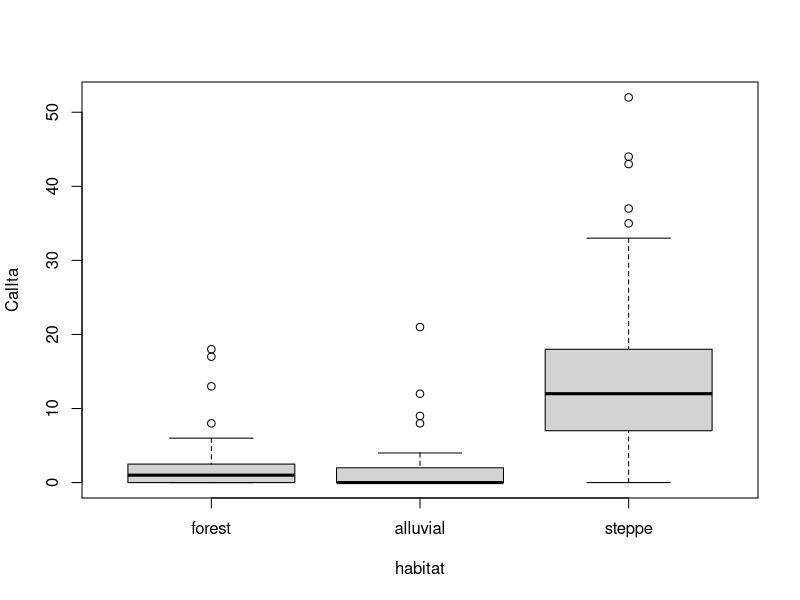
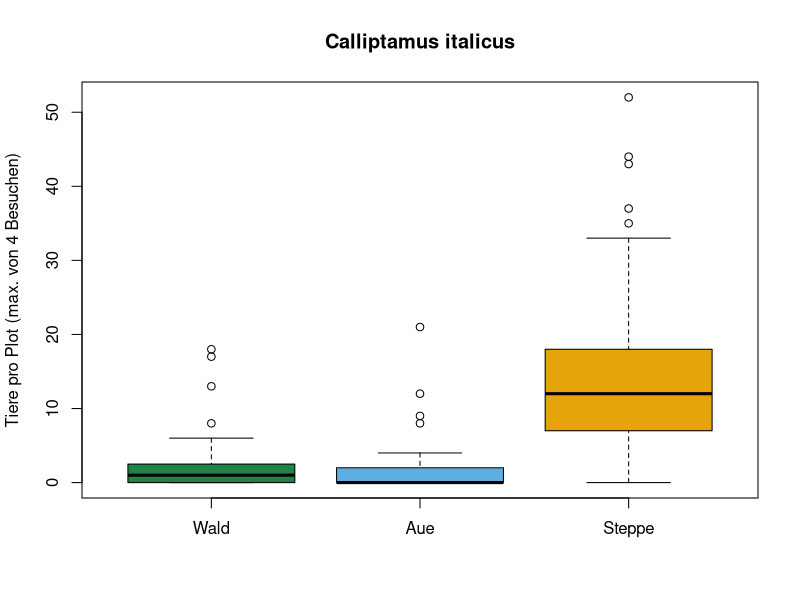
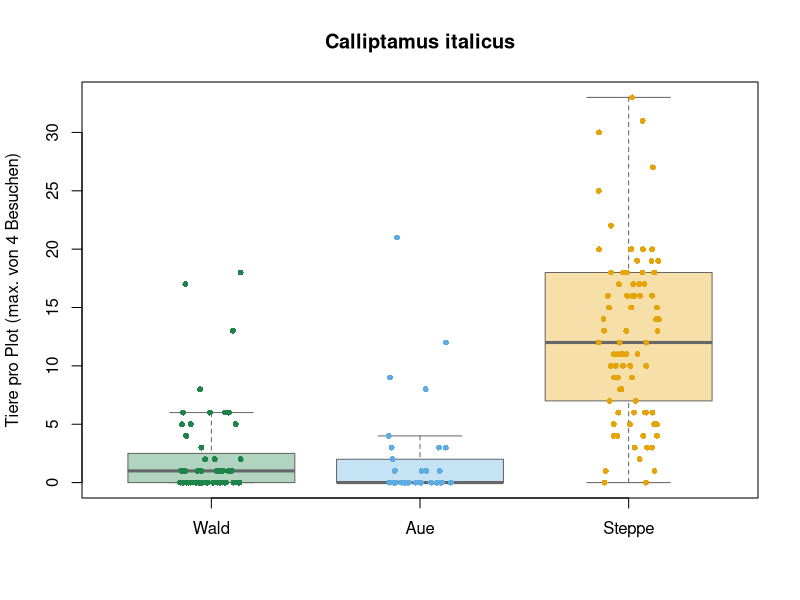
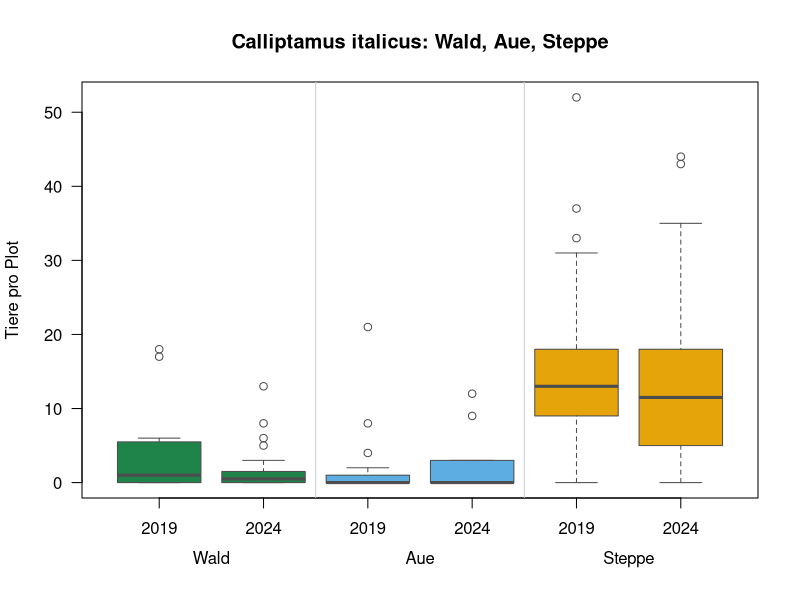
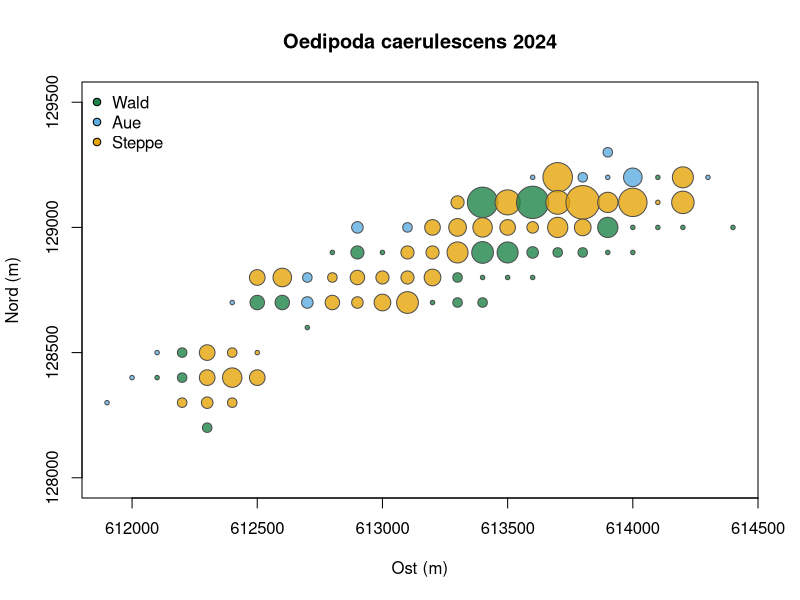
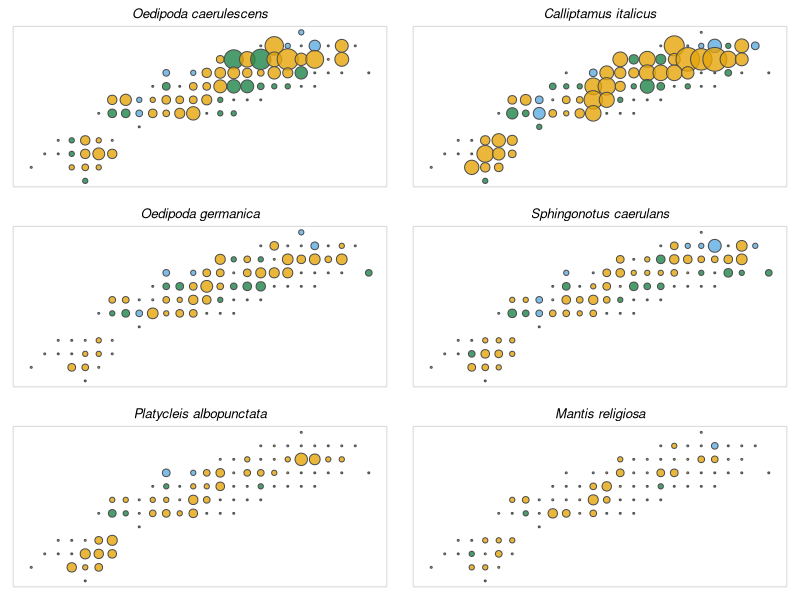
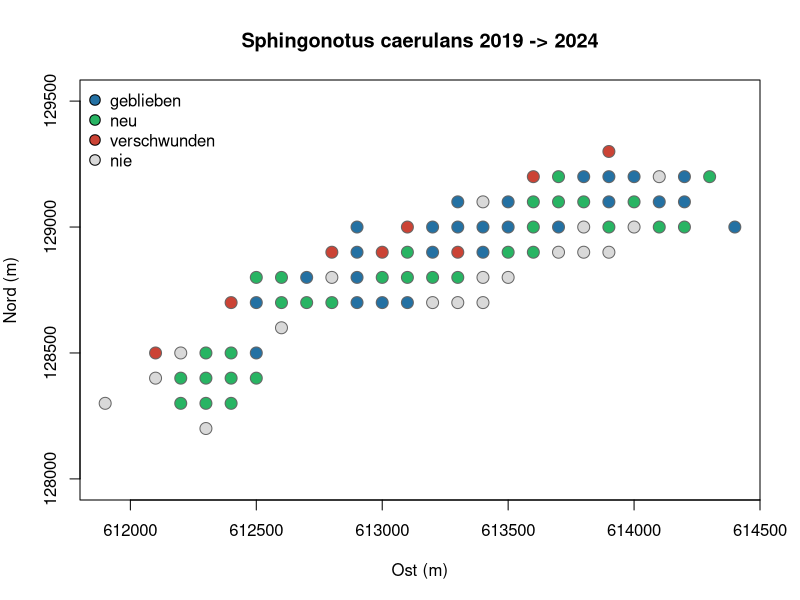
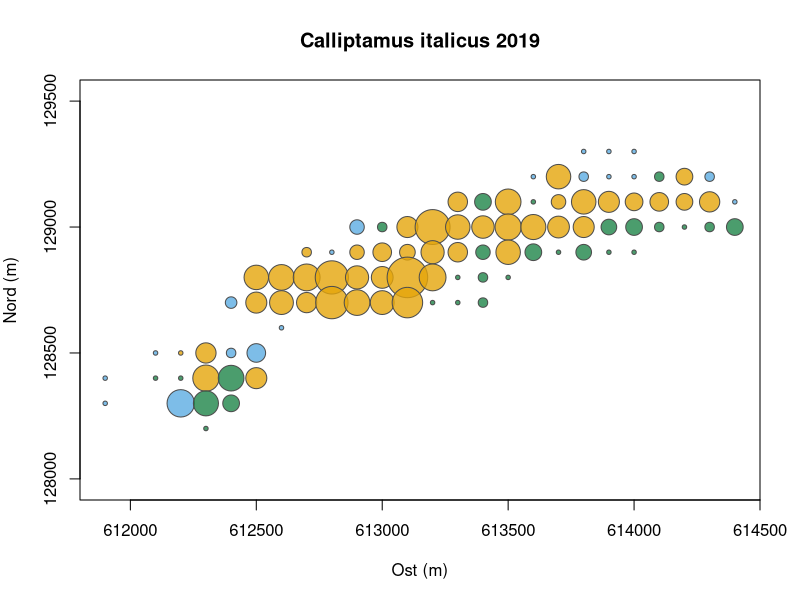

Generate these figures, in order, with R:
## ---- chunk 1
#| code-fold: true
#| code-summary: "Code aus Woche 12 (ausführen)"
roh19 <- read.csv("data/rottensand_2019.csv")
roh24 <- read.csv("data/rottensand_2024.csv")

arten <- c("OedCae", "CalIta", "OedGer", "SphCae", "PlaAlb", "ManRel")
namen <- c(OedCae = "Oedipoda caerulescens", CalIta = "Calliptamus italicus",
           OedGer = "Oedipoda germanica", SphCae = "Sphingonotus caerulans",
           PlaAlb = "Platycleis albopunctata", ManRel = "Mantis religiosa")

max_besuch <- function(d, art) {
  zaehlung <- d[, paste0(art, 1:4)]
  apply(zaehlung, 1, function(x) if (all(is.na(x))) NA else max(x, na.rm = TRUE))
}

aufbereiten <- function(roh, jahr) {
  d <- roh[roh$quarter == "tot" & !is.na(roh$temp1), ]
  kurz <- data.frame(plot = d$plot, jahr = jahr, x = d$Xcoo, y = d$Ycoo,
                     habitat = d$habitat.type, temp = d$temp1,
                     boden = d$soil, gras = d$grass, kraut = d$forb,
                     kies = d$gravel, stein = d$stone + d$rock,
                     baum = d$canopy, deckung = d$cover.sum,
                     team = d$observ1)
  for (a in arten) kurz[[a]] <- max_besuch(d, a)
  kurz
}

k19 <- aufbereiten(roh19, 2019)
k24 <- aufbereiten(roh24, 2024)
beide <- merge(k19, k24, by = "plot", suffixes = c("_2019", "_2024"))
alle  <- rbind(k19, k24)

# Nur die drei grossen Lebensräume
drei <- alle[alle$habitat %in% c("alluvial", "forest", "steppe"), ]
drei$habitat <- factor(drei$habitat, levels = c("forest", "alluvial", "steppe"))

hab_farben <- c(forest = "#1e8449", alluvial = "#5dade2", steppe = "#e5a50a")
## ---- chunk 2
#| fig-height: 4
#| fig-width: 6
boxplot(CalIta ~ habitat, data = drei)
## ---- chunk 3
#| fig-height: 4
#| fig-width: 6
boxplot(CalIta ~ habitat, data = drei,
        col = hab_farben,
        names = c("Wald", "Aue", "Steppe"),
        xlab = "", ylab = "Tiere pro Plot (max. von 4 Besuchen)",
        main = "Calliptamus italicus")
## ---- chunk 4
#| fig-height: 4
#| fig-width: 6
boxplot(CalIta ~ habitat, data = drei,
        col = adjustcolor(hab_farben, alpha.f = 0.35), border = "grey40",
        names = c("Wald", "Aue", "Steppe"), outline = FALSE,
        xlab = "", ylab = "Tiere pro Plot (max. von 4 Besuchen)",
        main = "Calliptamus italicus")
stripchart(CalIta ~ habitat, data = drei, add = TRUE, vertical = TRUE,
           method = "jitter", jitter = 0.15, pch = 16, cex = 0.8,
           col = hab_farben)
## ---- chunk 5
#| fig-height: 4
#| fig-width: 7.5
boxplot(CalIta ~ jahr + habitat, data = drei,
        col = rep(hab_farben, each = 2), border = "grey30",
        names = rep(c("2019", "2024"), 3), las = 1,
        xlab = "", ylab = "Tiere pro Plot",
        main = "Calliptamus italicus: Wald, Aue, Steppe")
abline(v = c(2.5, 4.5), col = "grey80")
mtext(c("Wald", "Aue", "Steppe"), side = 1, line = 2.5, at = c(1.5, 3.5, 5.5))
## ---- chunk 6
#| fig-height: 4.5
#| fig-width: 8
art  <- "OedCae"   # bitte ändern
jahr <- 2024       # bitte ändern

d <- drei[drei$jahr == jahr, ]
plot(d$x, d$y, asp = 1,
     pch = 21, bg = adjustcolor(hab_farben[as.character(d$habitat)], 0.8), col = "grey30",
     cex = 0.6 + sqrt(d[[art]]) / 1.5,
     xlab = "Ost (m)", ylab = "Nord (m)",
     main = paste(namen[art], jahr))
legend("topleft", legend = c("Wald", "Aue", "Steppe"),
       pt.bg = hab_farben, pch = 21, bty = "n")
## ---- chunk 7
#| fig-height: 7
#| fig-width: 10
d <- drei[drei$jahr == 2024, ]
par(mfrow = c(3, 2), mar = c(1, 1, 2, 1))
for (a in arten) {
  plot(d$x, d$y, asp = 1, axes = FALSE, xlab = "", ylab = "",
       pch = 21, bg = adjustcolor(hab_farben[as.character(d$habitat)], 0.8), col = "grey30",
       cex = 0.4 + sqrt(d[[a]]) / 1.5,
       main = namen[a], font.main = 3)
  box(col = "grey85")
}
par(mfrow = c(1, 1), mar = c(5, 4, 4, 2))
## ---- chunk 8
#| fig-height: 4.5
#| fig-width: 8
art <- "SphCae"   # bitte ändern

vorher  <- beide[[paste0(art, "_2019")]] > 0
nachher <- beide[[paste0(art, "_2024")]] > 0
status <- ifelse(vorher & nachher, "geblieben",
          ifelse(nachher, "neu",
          ifelse(vorher, "verschwunden", "nie")))
status_farben <- c(geblieben = "#2471a3", neu = "#28b463",
                   verschwunden = "#cb4335", nie = "grey85")

plot(beide$x_2024, beide$y_2024, asp = 1, pch = 21, cex = 1.6,
     bg = status_farben[status], col = "grey40",
     xlab = "Ost (m)", ylab = "Nord (m)",
     main = paste(namen[art], "2019 -> 2024"))
legend("topleft", legend = names(status_farben), pt.bg = status_farben,
       pch = 21, pt.cex = 1.4, bty = "n")
table(status)
## ---- chunk 9
#| fig-height: 4.5
#| fig-width: 8
karte <- function(art, jahr) {
  d <- drei[drei$jahr == jahr, ]
  plot(d$x, d$y, asp = 1,
       pch = 21, bg = adjustcolor(hab_farben[as.character(d$habitat)], 0.8), col = "grey30",
       cex = 0.6 + sqrt(d[[art]]) / 1.5,
       xlab = "Ost (m)", ylab = "Nord (m)",
       main = paste(namen[art], jahr))
}

karte("CalIta", 2019)
## ---- chunk 10
#| fig-height: 8
#| fig-width: 9
if (requireNamespace("ggplot2", quietly = TRUE)) {
  library(ggplot2)

  # Lange Tabelle: eine Zeile pro Plot, Jahr und Art
  lang <- do.call(rbind, lapply(arten, function(a)
    data.frame(drei[, c("plot", "jahr", "x", "y", "habitat")],
               art = namen[a], anzahl = drei[[a]])))

  ggplot(lang, aes(x, y, size = anzahl, colour = habitat)) +
    geom_point(alpha = 0.7) +
    scale_colour_manual(values = hab_farben) +
    scale_size_area(max_size = 6) +
    facet_grid(art ~ jahr) +
    coord_equal() +
    theme_void() +
    theme(strip.text.y = element_text(face = "italic", angle = 0, hjust = 0))
}
